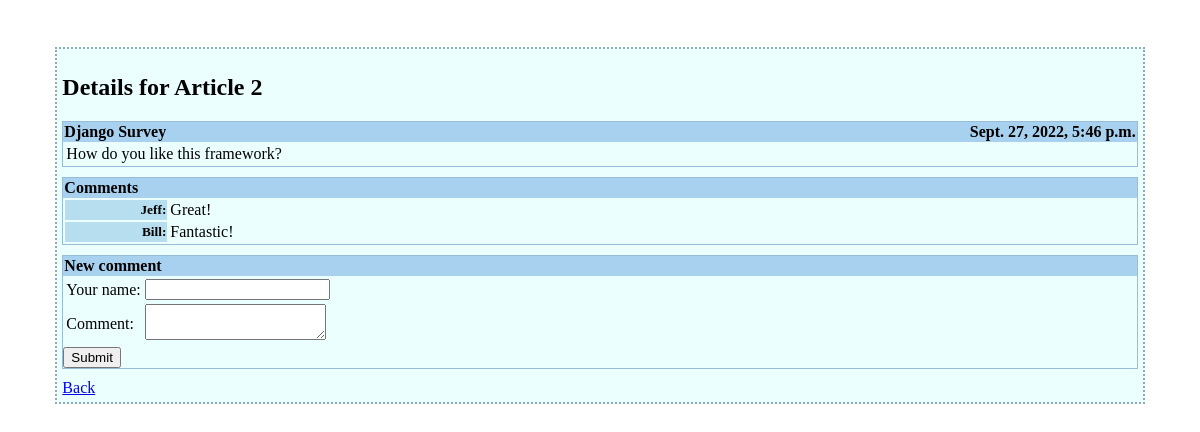
Page /articles/2/ on the committed database.
### news/models.py (models this page shows, shortened)
class Article(models.Model):
    title = models.CharField(max_length=100)
    timestamp = models.DateTimeField()
    text = models.TextField('Article text')

class Comment(models.Model):
    article = models.ForeignKey(Article, on_delete=models.CASCADE)
    author = models.CharField(max_length=70)
    text = models.TextField('Comment text')

### news/views.py (the view, shortened to what this page needs)
# urls.py: path('<int:article_id>/', views.articles_detail, name='articles_detail'),
def articles_detail(request, article_id):
    article = get_object_or_404(Article, id=article_id)
    return render(request, 'news/articles_detail.html',
        context={'article' : article})

### news/templates/news/articles_detail.html (shortened to what this page needs)
{% extends 'main/base.html' %}
{% block title %}
  Details for Article {{ article.id }}
{% endblock %}
{% block content %}
  <div class="container">
    <div class="headline">
      <div class="title">{{ article.title|escape }}</div>
      <div class="timestamp">{{ article.timestamp }}</div>
    </div>
    <div class="text">
      {{ article.text|escape|linebreaksbr }}
    </div>
  </div>
  <div class="container">
    <div class="headline">Comments</div>
    {% if article.comment_set.count %}
      <table>
      {% for c in article.comment_set.all %}
        <tr class="comment_line">
          <td class="column_header">{{ c.author }}:</td>
          <td>{{ c.text|escape|linebreaksbr }}</td>
        </tr>
      {% endfor %}
      </table>
    {% else %}
      No comments
    {% endif %}
  </div>
  <div class="container">
    <div class="headline">New comment</div>
    <form method="post" action="">
      <table>
        <tr class="comment line">
          <td class="column identifier">Your name:</td>
          <td><input type="text" name="visitor_name"
                     value="{{ visitor_name }}"/></td>
          </tr>
          <tr class="comment line">
            <td class="column identifier">Comment:</td>
            <td>
              <textarea name="comment_text">{{ comment_text }}</textarea>
            </td>
          </tr>
        </table>
        <input type="submit" value="Submit" />
    </form>
  </div>
  <div class="link_bottom">
    <a href="{% url 'news:articles' %}">Back</a>
  </div>
{% endblock %}

### news_site/templates/main/base.html (style rules this page uses)
.container { border: 1px solid #98BDD8; margin-bottom: 10px; }
.headline { background-color: #A8D1EF; font-weight:bold; padding: 1px; }
.title { float: left; }
.timestamp { float: right }
.text { padding: 3px; }
.comment_line { border: 1px solid #A8D1EF; }
.column_header { width: 100px; background-color: #B6DEEF; font-weight: bold; font-size: 10pt; text-align: right; vertical-align: middle; }
.comment_line { border-bottom: 1px solid #A8D1EF; }

### rows in the picture
Article: id "2", title "Django Survey", timestamp "Sept. 27, 2022, 5:46 p.m.", text "How do you like this framework?"
Comment: author "Jeff", text "Great!"
Comment: author "Bill", text "Fantastic!"
